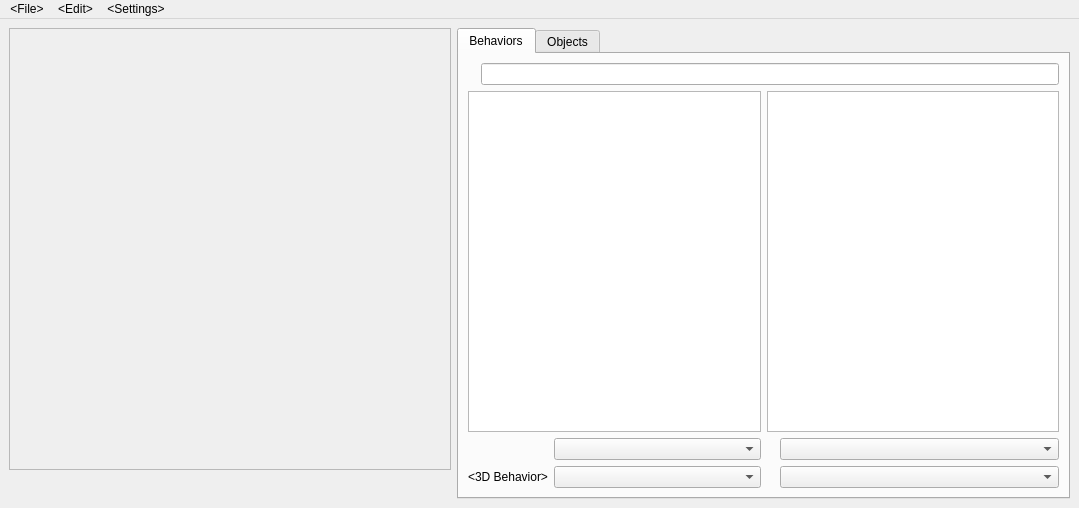
<?xml version="1.0" encoding="UTF-8"?>
<ui version="4.0">
 <class>TilesetEditorWindow</class>
 <widget class="QMainWindow" name="TilesetEditorWindow">
  <property name="geometry">
   <rect>
    <x>0</x>
    <y>0</y>
    <width>1058</width>
    <height>508</height>
   </rect>
  </property>
  <property name="windowTitle">
   <string>MainWindow</string>
  </property>
  <widget class="QWidget" name="centralwidget">
   <layout class="QHBoxLayout" name="horizontalLayout_8">
    <item>
     <layout class="QVBoxLayout" name="sideBar">
      <property name="sizeConstraint">
       <enum>QLayout::SetFixedSize</enum>
      </property>
      <property name="leftMargin">
       <number>0</number>
      </property>
      <property name="topMargin">
       <number>0</number>
      </property>
      <property name="rightMargin">
       <number>0</number>
      </property>
      <property name="bottomMargin">
       <number>0</number>
      </property>
      <item>
       <widget class="QScrollArea" name="tilesetPicker">
        <property name="sizePolicy">
         <sizepolicy hsizetype="Fixed" vsizetype="Fixed">
          <horstretch>0</horstretch>
          <verstretch>0</verstretch>
         </sizepolicy>
        </property>
        <property name="minimumSize">
         <size>
          <width>442</width>
          <height>442</height>
         </size>
        </property>
        <property name="maximumSize">
         <size>
          <width>442</width>
          <height>442</height>
         </size>
        </property>
        <property name="widgetResizable">
         <bool>true</bool>
        </property>
        <widget class="QWidget" name="scrollAreaWidgetContents">
         <property name="geometry">
          <rect>
           <x>0</x>
           <y>0</y>
           <width>440</width>
           <height>440</height>
          </rect>
         </property>
        </widget>
       </widget>
      </item>
      <item>
       <widget class="QLabel" name="selectedTileLabel">
        <property name="sizePolicy">
         <sizepolicy hsizetype="Fixed" vsizetype="Preferred">
          <horstretch>0</horstretch>
          <verstretch>0</verstretch>
         </sizepolicy>
        </property>
        <property name="text">
         <string>&lt;Selected Tile&gt;</string>
        </property>
       </widget>
      </item>
      <item>
       <spacer name="verticalSpacer">
        <property name="orientation">
         <enum>Qt::Vertical</enum>
        </property>
        <property name="sizeHint" stdset="0">
         <size>
          <width>20</width>
          <height>40</height>
         </size>
        </property>
       </spacer>
      </item>
     </layout>
    </item>
    <item>
     <widget class="QTabWidget" name="tabWidget">
      <property name="currentIndex">
       <number>0</number>
      </property>
      <widget class="QWidget" name="behaviorsTab">
       <attribute name="title">
        <string>Behaviors</string>
       </attribute>
       <layout class="QVBoxLayout" name="verticalLayout_3">
        <item>
         <layout class="QHBoxLayout" name="horizontalLayout_2">
          <item>
           <widget class="QLabel" name="hexLabel">
            <property name="text">
             <string>&lt;Hex Data&gt;</string>
            </property>
           </widget>
          </item>
          <item>
           <widget class="QLineEdit" name="hexLineEdit">
            <property name="text">
             <string/>
            </property>
            <property name="placeholderText">
             <string/>
            </property>
           </widget>
          </item>
         </layout>
        </item>
        <item>
         <layout class="QHBoxLayout" name="horizontalLayout_3">
          <item>
           <layout class="QVBoxLayout" name="verticalLayout">
            <item>
             <widget class="QListView" name="sBehaviorListView">
              <property name="minimumSize">
               <size>
                <width>250</width>
                <height>0</height>
               </size>
              </property>
              <property name="editTriggers">
               <set>QAbstractItemView::NoEditTriggers</set>
              </property>
             </widget>
            </item>
            <item>
             <layout class="QGridLayout" name="gridLayout_2">
              <item row="0" column="0">
               <widget class="QLabel" name="hitboxLabel">
                <property name="sizePolicy">
                 <sizepolicy hsizetype="Minimum" vsizetype="Preferred">
                  <horstretch>0</horstretch>
                  <verstretch>0</verstretch>
                 </sizepolicy>
                </property>
                <property name="minimumSize">
                 <size>
                  <width>0</width>
                  <height>0</height>
                 </size>
                </property>
                <property name="maximumSize">
                 <size>
                  <width>16777215</width>
                  <height>16777215</height>
                 </size>
                </property>
                <property name="text">
                 <string>&lt;Hitbox&gt;</string>
                </property>
               </widget>
              </item>
              <item row="0" column="1">
               <widget class="QComboBox" name="hitBoxComboBox">
                <property name="sizePolicy">
                 <sizepolicy hsizetype="MinimumExpanding" vsizetype="Fixed">
                  <horstretch>0</horstretch>
                  <verstretch>0</verstretch>
                 </sizepolicy>
                </property>
               </widget>
              </item>
              <item row="1" column="0">
               <widget class="QLabel" name="behavior3dLabel">
                <property name="sizePolicy">
                 <sizepolicy hsizetype="Minimum" vsizetype="Preferred">
                  <horstretch>0</horstretch>
                  <verstretch>0</verstretch>
                 </sizepolicy>
                </property>
                <property name="minimumSize">
                 <size>
                  <width>0</width>
                  <height>0</height>
                 </size>
                </property>
                <property name="maximumSize">
                 <size>
                  <width>16777215</width>
                  <height>16777215</height>
                 </size>
                </property>
                <property name="text">
                 <string>&lt;3D Behavior&gt;</string>
                </property>
               </widget>
              </item>
              <item row="1" column="1">
               <widget class="QComboBox" name="depthComboBox">
                <property name="sizePolicy">
                 <sizepolicy hsizetype="MinimumExpanding" vsizetype="Fixed">
                  <horstretch>0</horstretch>
                  <verstretch>0</verstretch>
                 </sizepolicy>
                </property>
               </widget>
              </item>
             </layout>
            </item>
           </layout>
          </item>
          <item>
           <layout class="QVBoxLayout" name="verticalLayout_2">
            <item>
             <widget class="QListView" name="parameterListView">
              <property name="minimumSize">
               <size>
                <width>250</width>
                <height>0</height>
               </size>
              </property>
              <property name="editTriggers">
               <set>QAbstractItemView::NoEditTriggers</set>
              </property>
             </widget>
            </item>
            <item>
             <layout class="QGridLayout" name="gridLayout_3">
              <item row="0" column="0">
               <widget class="QLabel" name="terrainTypeLabel">
                <property name="sizePolicy">
                 <sizepolicy hsizetype="Minimum" vsizetype="Preferred">
                  <horstretch>0</horstretch>
                  <verstretch>0</verstretch>
                 </sizepolicy>
                </property>
                <property name="minimumSize">
                 <size>
                  <width>0</width>
                  <height>0</height>
                 </size>
                </property>
                <property name="maximumSize">
                 <size>
                  <width>16777215</width>
                  <height>16777215</height>
                 </size>
                </property>
                <property name="text">
                 <string>&lt;Terrain Type&gt;</string>
                </property>
               </widget>
              </item>
              <item row="0" column="1">
               <widget class="QComboBox" name="terrainTypeComboBox">
                <property name="sizePolicy">
                 <sizepolicy hsizetype="MinimumExpanding" vsizetype="Fixed">
                  <horstretch>0</horstretch>
                  <verstretch>0</verstretch>
                 </sizepolicy>
                </property>
               </widget>
              </item>
              <item row="1" column="0">
               <widget class="QLabel" name="pipeColorLabel">
                <property name="sizePolicy">
                 <sizepolicy hsizetype="Minimum" vsizetype="Preferred">
                  <horstretch>0</horstretch>
                  <verstretch>0</verstretch>
                 </sizepolicy>
                </property>
                <property name="minimumSize">
                 <size>
                  <width>0</width>
                  <height>0</height>
                 </size>
                </property>
                <property name="maximumSize">
                 <size>
                  <width>16777215</width>
                  <height>16777215</height>
                 </size>
                </property>
                <property name="text">
                 <string>&lt;Pipe Color&gt;</string>
                </property>
               </widget>
              </item>
              <item row="1" column="1">
               <widget class="QComboBox" name="pipeColorComboBox">
                <property name="enabled">
                 <bool>true</bool>
                </property>
                <property name="sizePolicy">
                 <sizepolicy hsizetype="MinimumExpanding" vsizetype="Fixed">
                  <horstretch>0</horstretch>
                  <verstretch>0</verstretch>
                 </sizepolicy>
                </property>
               </widget>
              </item>
             </layout>
            </item>
           </layout>
          </item>
         </layout>
        </item>
       </layout>
      </widget>
      <widget class="QWidget" name="objectsTab">
       <attribute name="title">
        <string>Objects</string>
       </attribute>
       <layout class="QHBoxLayout" name="horizontalLayout_11">
        <item>
         <layout class="QVBoxLayout" name="oLeftVerticalLayout">
          <property name="sizeConstraint">
           <enum>QLayout::SetFixedSize</enum>
          </property>
          <item>
           <widget class="QListView" name="objectsListView">
            <property name="sizePolicy">
             <sizepolicy hsizetype="Expanding" vsizetype="Expanding">
              <horstretch>0</horstretch>
              <verstretch>0</verstretch>
             </sizepolicy>
            </property>
            <property name="minimumSize">
             <size>
              <width>250</width>
              <height>0</height>
             </size>
            </property>
            <property name="maximumSize">
             <size>
              <width>250</width>
              <height>16777215</height>
             </size>
            </property>
            <property name="editTriggers">
             <set>QAbstractItemView::NoEditTriggers</set>
            </property>
           </widget>
          </item>
          <item>
           <layout class="QHBoxLayout" name="horizontalLayout_9">
            <property name="sizeConstraint">
             <enum>QLayout::SetFixedSize</enum>
            </property>
            <item>
             <widget class="QPushButton" name="addObjectPushButton">
              <property name="sizePolicy">
               <sizepolicy hsizetype="Preferred" vsizetype="Fixed">
                <horstretch>0</horstretch>
                <verstretch>0</verstretch>
               </sizepolicy>
              </property>
              <property name="text">
               <string>&lt;Add Object&gt;</string>
              </property>
             </widget>
            </item>
            <item>
             <widget class="QPushButton" name="removeObjectButton">
              <property name="sizePolicy">
               <sizepolicy hsizetype="Preferred" vsizetype="Fixed">
                <horstretch>0</horstretch>
                <verstretch>0</verstretch>
               </sizepolicy>
              </property>
              <property name="text">
               <string>&lt;Remove Object&gt;</string>
              </property>
             </widget>
            </item>
           </layout>
          </item>
          <item>
           <layout class="QHBoxLayout" name="horizontalLayout">
            <property name="sizeConstraint">
             <enum>QLayout::SetFixedSize</enum>
            </property>
            <item>
             <widget class="QPushButton" name="moveObjectDownButton">
              <property name="sizePolicy">
               <sizepolicy hsizetype="Preferred" vsizetype="Fixed">
                <horstretch>0</horstretch>
                <verstretch>0</verstretch>
               </sizepolicy>
              </property>
              <property name="text">
               <string>&lt;Move Object Down&gt;</string>
              </property>
             </widget>
            </item>
            <item>
             <widget class="QPushButton" name="moveObjectUpButton">
              <property name="sizePolicy">
               <sizepolicy hsizetype="Preferred" vsizetype="Fixed">
                <horstretch>0</horstretch>
                <verstretch>0</verstretch>
               </sizepolicy>
              </property>
              <property name="text">
               <string>&lt;Move Object Up&gt;</string>
              </property>
             </widget>
            </item>
           </layout>
          </item>
         </layout>
        </item>
        <item>
         <layout class="QVBoxLayout" name="objectEditor">
          <item>
           <widget class="QGroupBox" name="objectGroupBox">
            <property name="sizePolicy">
             <sizepolicy hsizetype="Fixed" vsizetype="Fixed">
              <horstretch>0</horstretch>
              <verstretch>0</verstretch>
             </sizepolicy>
            </property>
            <property name="minimumSize">
             <size>
              <width>0</width>
              <height>0</height>
             </size>
            </property>
            <property name="title">
             <string>&lt;Object Settings&gt;</string>
            </property>
            <layout class="QGridLayout" name="gridLayout">
             <item row="3" column="1">
              <layout class="QHBoxLayout" name="horizontalLayout_13">
               <item>
                <widget class="QLabel" name="label_o1">
                 <property name="sizePolicy">
                  <sizepolicy hsizetype="Fixed" vsizetype="Preferred">
                   <horstretch>0</horstretch>
                   <verstretch>0</verstretch>
                  </sizepolicy>
                 </property>
                 <property name="text">
                  <string>Horiz. Repeat:</string>
                 </property>
                </widget>
               </item>
               <item>
                <widget class="QLabel" name="label_o2">
                 <property name="sizePolicy">
                  <sizepolicy hsizetype="Fixed" vsizetype="Preferred">
                   <horstretch>0</horstretch>
                   <verstretch>0</verstretch>
                  </sizepolicy>
                 </property>
                 <property name="text">
                  <string>Start:</string>
                 </property>
                </widget>
               </item>
               <item>
                <widget class="QSpinBox" name="hStartSpinBox">
                 <property name="sizePolicy">
                  <sizepolicy hsizetype="Preferred" vsizetype="Fixed">
                   <horstretch>0</horstretch>
                   <verstretch>0</verstretch>
                  </sizepolicy>
                 </property>
                </widget>
               </item>
               <item>
                <widget class="QLabel" name="label_o3">
                 <property name="sizePolicy">
                  <sizepolicy hsizetype="Fixed" vsizetype="Preferred">
                   <horstretch>0</horstretch>
                   <verstretch>0</verstretch>
                  </sizepolicy>
                 </property>
                 <property name="text">
                  <string>End:</string>
                 </property>
                </widget>
               </item>
               <item>
                <widget class="QSpinBox" name="hEndSpinBox"/>
               </item>
              </layout>
             </item>
             <item row="4" column="1">
              <layout class="QHBoxLayout" name="horizontalLayout_14">
               <item>
                <widget class="QLabel" name="label_o4">
                 <property name="minimumSize">
                  <size>
                   <width>70</width>
                   <height>0</height>
                  </size>
                 </property>
                 <property name="text">
                  <string>Vert. Repeat:</string>
                 </property>
                </widget>
               </item>
               <item>
                <widget class="QLabel" name="label_o5">
                 <property name="sizePolicy">
                  <sizepolicy hsizetype="Fixed" vsizetype="Preferred">
                   <horstretch>0</horstretch>
                   <verstretch>0</verstretch>
                  </sizepolicy>
                 </property>
                 <property name="text">
                  <string>Start:</string>
                 </property>
                </widget>
               </item>
               <item>
                <widget class="QSpinBox" name="vStartSpinBox"/>
               </item>
               <item>
                <widget class="QLabel" name="label_o6">
                 <property name="sizePolicy">
                  <sizepolicy hsizetype="Fixed" vsizetype="Preferred">
                   <horstretch>0</horstretch>
                   <verstretch>0</verstretch>
                  </sizepolicy>
                 </property>
                 <property name="text">
                  <string>End:</string>
                 </property>
                </widget>
               </item>
               <item>
                <widget class="QSpinBox" name="vEndSpinBox"/>
               </item>
              </layout>
             </item>
             <item row="0" column="1">
              <layout class="QHBoxLayout" name="horizontalLayout_12">
               <item>
                <widget class="QLabel" name="label_6">
                 <property name="sizePolicy">
                  <sizepolicy hsizetype="Fixed" vsizetype="Fixed">
                   <horstretch>0</horstretch>
                   <verstretch>0</verstretch>
                  </sizepolicy>
                 </property>
                 <property name="text">
                  <string>Width:</string>
                 </property>
                </widget>
               </item>
               <item>
                <widget class="QSpinBox" name="oWidthSpinBox">
                 <property name="sizePolicy">
                  <sizepolicy hsizetype="Preferred" vsizetype="Preferred">
                   <horstretch>0</horstretch>
                   <verstretch>0</verstretch>
                  </sizepolicy>
                 </property>
                 <property name="minimumSize">
                  <size>
                   <width>50</width>
                   <height>20</height>
                  </size>
                 </property>
                 <property name="maximumSize">
                  <size>
                   <width>16777215</width>
                   <height>20</height>
                  </size>
                 </property>
                 <property name="minimum">
                  <number>1</number>
                 </property>
                 <property name="maximum">
                  <number>35</number>
                 </property>
                </widget>
               </item>
               <item>
                <widget class="QLabel" name="label_7">
                 <property name="sizePolicy">
                  <sizepolicy hsizetype="Fixed" vsizetype="Fixed">
                   <horstretch>0</horstretch>
                   <verstretch>0</verstretch>
                  </sizepolicy>
                 </property>
                 <property name="text">
                  <string>Height:</string>
                 </property>
                </widget>
               </item>
               <item>
                <widget class="QSpinBox" name="oHeightSpinBox">
                 <property name="sizePolicy">
                  <sizepolicy hsizetype="Preferred" vsizetype="Fixed">
                   <horstretch>0</horstretch>
                   <verstretch>0</verstretch>
                  </sizepolicy>
                 </property>
                 <property name="minimumSize">
                  <size>
                   <width>50</width>
                   <height>20</height>
                  </size>
                 </property>
                 <property name="maximumSize">
                  <size>
                   <width>16777215</width>
                   <height>20</height>
                  </size>
                 </property>
                 <property name="minimum">
                  <number>1</number>
                 </property>
                 <property name="maximum">
                  <number>35</number>
                 </property>
                </widget>
               </item>
              </layout>
             </item>
             <item row="2" column="0">
              <widget class="QLabel" name="label_8">
               <property name="sizePolicy">
                <sizepolicy hsizetype="Fixed" vsizetype="Preferred">
                 <horstretch>0</horstretch>
                 <verstretch>0</verstretch>
                </sizepolicy>
               </property>
               <property name="minimumSize">
                <size>
                 <width>0</width>
                 <height>0</height>
                </size>
               </property>
               <property name="text">
                <string>Behavior:</string>
               </property>
              </widget>
             </item>
             <item row="1" column="1">
              <layout class="QHBoxLayout" name="horizontalLayout_10">
               <item>
                <widget class="QCheckBox" name="randHorizontalCheckBox">
                 <property name="sizePolicy">
                  <sizepolicy hsizetype="Fixed" vsizetype="Fixed">
                   <horstretch>0</horstretch>
                   <verstretch>0</verstretch>
                  </sizepolicy>
                 </property>
                 <property name="text">
                  <string>Horizontal</string>
                 </property>
                </widget>
               </item>
               <item>
                <widget class="QCheckBox" name="randVerticalCheckBox">
                 <property name="sizePolicy">
                  <sizepolicy hsizetype="Fixed" vsizetype="Fixed">
                   <horstretch>0</horstretch>
                   <verstretch>0</verstretch>
                  </sizepolicy>
                 </property>
                 <property name="text">
                  <string>Vertical</string>
                 </property>
                </widget>
               </item>
               <item>
                <widget class="QLabel" name="label_9">
                 <property name="sizePolicy">
                  <sizepolicy hsizetype="Fixed" vsizetype="Preferred">
                   <horstretch>0</horstretch>
                   <verstretch>0</verstretch>
                  </sizepolicy>
                 </property>
                 <property name="text">
                  <string>Tiles:</string>
                 </property>
                </widget>
               </item>
               <item>
                <widget class="QSpinBox" name="randTilesSpinBox">
                 <property name="sizePolicy">
                  <sizepolicy hsizetype="Preferred" vsizetype="Fixed">
                   <horstretch>0</horstretch>
                   <verstretch>0</verstretch>
                  </sizepolicy>
                 </property>
                 <property name="minimumSize">
                  <size>
                   <width>50</width>
                   <height>0</height>
                  </size>
                 </property>
                 <property name="maximum">
                  <number>15</number>
                 </property>
                 <property name="value">
                  <number>0</number>
                 </property>
                </widget>
               </item>
              </layout>
             </item>
             <item row="1" column="0">
              <widget class="QLabel" name="label_10">
               <property name="text">
                <string>Randomize:</string>
               </property>
              </widget>
             </item>
             <item row="0" column="0">
              <widget class="QLabel" name="label_11">
               <property name="minimumSize">
                <size>
                 <width>0</width>
                 <height>0</height>
                </size>
               </property>
               <property name="text">
                <string>Size:</string>
               </property>
              </widget>
             </item>
             <item row="2" column="1">
              <widget class="QComboBox" name="oBehaviorComboBox"/>
             </item>
            </layout>
           </widget>
          </item>
          <item>
           <spacer name="objectEditorSpacer">
            <property name="orientation">
             <enum>Qt::Vertical</enum>
            </property>
            <property name="sizeHint" stdset="0">
             <size>
              <width>20</width>
              <height>40</height>
             </size>
            </property>
           </spacer>
          </item>
          <item>
           <widget class="QLabel" name="selTileDataLabel">
            <property name="sizePolicy">
             <sizepolicy hsizetype="Expanding" vsizetype="Fixed">
              <horstretch>0</horstretch>
              <verstretch>0</verstretch>
             </sizepolicy>
            </property>
            <property name="text">
             <string>&lt;Tile Data&gt;</string>
            </property>
           </widget>
          </item>
         </layout>
        </item>
       </layout>
      </widget>
     </widget>
    </item>
   </layout>
  </widget>
  <widget class="QMenuBar" name="menubar">
   <property name="geometry">
    <rect>
     <x>0</x>
     <y>0</y>
     <width>1058</width>
     <height>21</height>
    </rect>
   </property>
   <widget class="QMenu" name="menuFile">
    <property name="title">
     <string>&lt;File&gt;</string>
    </property>
    <addaction name="actionSave"/>
   </widget>
   <widget class="QMenu" name="menuSettings">
    <property name="title">
     <string>&lt;Settings&gt;</string>
    </property>
    <addaction name="actionSetBackgroundColor"/>
    <addaction name="actionShowObjectMarkers"/>
   </widget>
   <widget class="QMenu" name="menuEdit">
    <property name="title">
     <string>&lt;Edit&gt;</string>
    </property>
    <addaction name="actionImportImage"/>
    <addaction name="actionExportImage"/>
    <addaction name="separator"/>
    <addaction name="actionDeleteAllBehaviors"/>
    <addaction name="actionDeleteAllObjects"/>
    <addaction name="actionDeleteAll3DOverlays"/>
    <addaction name="actionSetTilesetSlot"/>
   </widget>
   <addaction name="menuFile"/>
   <addaction name="menuEdit"/>
   <addaction name="menuSettings"/>
  </widget>
  <action name="actionExportImage">
   <property name="text">
    <string>&lt;Export Image...&gt;</string>
   </property>
   <property name="toolTip">
    <string>&lt;Export Image...&gt;</string>
   </property>
   <property name="shortcut">
    <string>Ctrl+E</string>
   </property>
  </action>
  <action name="actionSetBackgroundColor">
   <property name="text">
    <string>&lt;Set Background Color&gt;</string>
   </property>
   <property name="toolTip">
    <string>&lt;Set Background Color&gt;</string>
   </property>
  </action>
  <action name="actionSave">
   <property name="text">
    <string>&lt;Save&gt;</string>
   </property>
   <property name="toolTip">
    <string>&lt;Save&gt;</string>
   </property>
   <property name="shortcut">
    <string>Ctrl+S</string>
   </property>
  </action>
  <action name="actionDeleteAllObjects">
   <property name="text">
    <string>&lt;Delete all Objects&gt;</string>
   </property>
   <property name="toolTip">
    <string>&lt;Delete all Objects&gt;</string>
   </property>
  </action>
  <action name="actionSetTilesetSlot">
   <property name="text">
    <string>&lt;Set Tileset Slot&gt;</string>
   </property>
   <property name="toolTip">
    <string>&lt;Set Tileset Slot&gt;</string>
   </property>
  </action>
  <action name="actionDeleteAll3DOverlays">
   <property name="text">
    <string>&lt;Delete all 3D Overlays&gt;</string>
   </property>
   <property name="toolTip">
    <string>&lt;Delete all 3D Overlays&gt;</string>
   </property>
  </action>
  <action name="actionImportImage">
   <property name="text">
    <string>&lt;Import Image...&gt;</string>
   </property>
   <property name="toolTip">
    <string>&lt;Import Image...&gt;</string>
   </property>
   <property name="shortcut">
    <string>Ctrl+I</string>
   </property>
  </action>
  <action name="actionShowObjectMarkers">
   <property name="checkable">
    <bool>true</bool>
   </property>
   <property name="text">
    <string>&lt;Show Object Markers&gt;</string>
   </property>
   <property name="toolTip">
    <string>&lt;Show Object Markers&gt;</string>
   </property>
  </action>
  <action name="actionDeleteAllBehaviors">
   <property name="text">
    <string>&lt;Delete all Behaviors&gt;</string>
   </property>
   <property name="toolTip">
    <string>&lt;Delete all Behaviors&gt;</string>
   </property>
  </action>
 </widget>
 <resources/>
 <connections/>
</ui>
